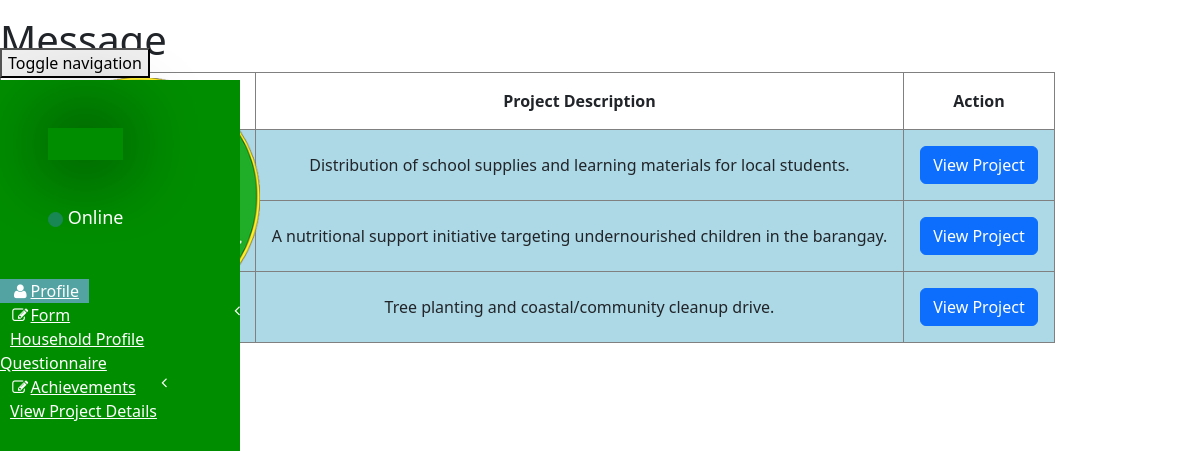
/residentindex.php?achieve=view, run on the app's committed database.
### tables this page shows
CREATE TABLE IF NOT EXISTS `achievement_tbl` (
  `achievement_id` int NOT NULL AUTO_INCREMENT,
  `project_name` text NOT NULL,
  `project_description` text NOT NULL,
  `picture` varchar(255) DEFAULT NULL,
  `date_submitted` timestamp NOT NULL DEFAULT CURRENT_TIMESTAMP ON UPDATE CURRENT_TIMESTAMP,
  PRIMARY KEY (`achievement_id`)
);

### residentindex.php (the view, shortened to what this page needs)
<?php
if(isset($_GET['achieve'])){
    $achieve = $_GET['achieve'];
}
global $achieve;
global $project;
?>
<!DOCTYPE html>
<html>
<head>
    <link href="assets/plugins/bootstrap/bootstrap.css" rel="stylesheet" />
    <link href="assets/font-awesome/css/font-awesome.css" rel="stylesheet" />
    <link href="assets/plugins/pace/pace-theme-big-counter.css" rel="stylesheet" />
    <link href="assets/css/style.css" rel="stylesheet" />
    <link href="assets/css/main-style.css" rel="stylesheet" />
    <link href="assets/plugins/morris/morris-0.4.3.min.css" rel="stylesheet" />
</head>
<body>
    <div id="wrapper">
        <nav class="navbar navbar-default navbar-fixed-top" role="navigation" id="navbar">
            <div class="navbar-header">
                <button type="button" class="navbar-toggle" data-toggle="collapse" data-target=".sidebar-collapse">
                    <span class="sr-only">Toggle navigation</span>
                </button>
                <a class="navbar-brand" href="residentindex.php">
                </a>
            </div>
            <ul class="nav navbar-top-links navbar-right">
                <li class="dropdown">
                    <a class="dropdown-toggle" data-toggle="dropdown" href="#">
                    </a>
                </li>
            </ul>
        </nav>
        <nav class="navbar-default navbar-static-side" role="navigation">
            <div class="sidebar-collapse">
                <ul class="nav" id="side-menu">
                    <li>
                        <div class="user-section">
                            <div class="user-section-inner">
                            <img src="../pulilan/iimg/person-1.jpg" alt="" class="img img-fluid">
                            </div>
                            <br>
                            <div class="text-center">
                                <div class="user-text-online">
                                    <span class="user-circle-online btn btn-success btn-circle "></span>&nbsp;Online
                                </div>
                            </div>
                        </div>
                    </li>
                    <li class="selected">
                        <a href="residentindex.php"><i class="fa fa-user fa-fw"></i>Profile</a>
                    </li>
                    <li>
                        <a href="index.html"><i class="fa fa-pencil-square-o fa-fw "></i>Form<span class="fa arrow"></span></a>
                        <ul class="nav nav-second-level">
                            <li>
                                <a href="residentquestion.php">Household Profile Questionnaire</a>
                            </li>
                        </ul>
                    </li>
                         <li>
                        <a href="index.html"><i class="fa fa-pencil-square-o fa-fw "></i>Achievements<span class="fa arrow"></span></a>
                        <ul class="nav nav-second-level">
                             <li>
                                <a href="residentindex.php?achieve=view">View Project Details</a>
                            </li>
                        </ul>
                    </li>
                </ul>
            </div>
        </nav>
        <div id="page-wrapper">
            <div class="row">
                <div class="col-lg-12">
                    <h1 class="page-header">Message</h1>
                </div>
            </div>
            <?php
                if($achieve == "true" && $project ==""){
                    ?>
                        <form method="POST" action="achievment/action.php" enctype="multipart/form-data">
                        <input type="text" name="project_name" placeholder="Project Name">
                        <textarea name="project_description">Project description</textarea>
                        <input type="file" name="picture" id="picture">
                        <br>
                        <button type="submit" class="btn btn-primary" name="send_achievement">Send Achievement</button>
                        </form>
                    <?php
                }
                elseif($achieve == "view" && $project ==""){
                    $con = mysqli_connect("localhost","root","","pulilan");
                    $sql = mysqli_query($con, "SELECT * from achievement_tbl");
                    ?>
                        <table class="table-hover table-bordered">
                            <tr><th style="background-color: white; padding: 1em;">Project Name</th><th style="background-color: white; padding: 1em;">Project Description</th><th style="background-color: white; padding: 1em;">Action</th></tr>
                            <?php
                            while($m = mysqli_fetch_array($sql)){
                            ?>
                            <tr>
                                <td style="background-color: lightblue; padding: 1em;"><?php echo $m['project_name']; ?></td>
                                <td style="background-color: lightblue; padding: 1em;"><?php echo $m['project_description']; ?></td>
                                <td style="background-color: lightblue; padding: 1em;"><a href="residentindex.php?project=<?php echo $m['achievement_id']; ?>" class="btn btn-primary">View Project</a></td>
                            </tr>
                            <?php
                        }
                        ?>
                        </table>
        <?php
    }
        ?>
    </div>
</body>
</html>

### assets/css/style.css (style rules this page uses)
body { min-height: 100%; height: max-content; }
tr th, tr td { text-align: center; }
.navbar-top-links li { display: inline-block; }
.navbar-top-links li a { padding: 20px; min-height: 50px; }
.arrow { float: right; }
.fa.arrow:before { content: "\f104"; }
.nav-second-level li, .nav-third-level li { border-bottom: none !important; }
.nav-second-level li a { padding-left: 37px; }
@media (min-width:425px) { .dropdown { height: 0; } }
@media (min-width:425px) { .dropdown a { padding: 0; } }
@media (min-width:768px) { .navbar-static-side { z-index: 1; position: absolute; width: 20vw; top: 10vh; height: 90vh; background-color: #008e00; } }
@media (min-width:768px) { .user-section { padding: 3rem; text-align: center; } }
@media (min-width:768px) { .user-section img { width: 100%; height: auto; margin: 0; text-align: center; padding: 1rem; display: block; box-shadow: 0 0 5rem black; margin-bottom: 20px; } }
@media (min-width:768px) { .nav li a { overflow: hidden; height: auto; padding: 10px; margin: 0; } }
.btn-circle { width: 30px; height: 30px; padding: 6px 0; border-radius: 15px; text-align: center; font-size: 12px; line-height: 1.428571429; }

### assets/css/main-style.css (style rules this page uses)
.user-text-online { font-size: 18px; color: #fff }
.user-circle-online { width: 15px !important; height: 15px !important; }
.navbar-top-links>li>a { color: #FFFFFF; }
#side-menu { background-color: #008e00; }
#side-menu li { cursor: pointer; }
#side-menu a { color: #fff; padding-bottom: 5px; }
.selected { background-color: rgb(83, 163, 163); }
.navbar-header { position: absolute; height: 10vh; padding: 0; margin: 0; }
@media (min-width: 768px) { nav { position: absolute; top: 10vh; width: 20vw; } }
.navbar-brand { padding-left: 20px; }

### data on the page
achievement_tbl: project_description "Distribution of school supplies and learning materials for local students."
achievement_tbl: project_description "A nutritional support initiative targeting undernourished children in the barangay."
achievement_tbl: project_description "Tree planting and coastal/community cleanup drive."
